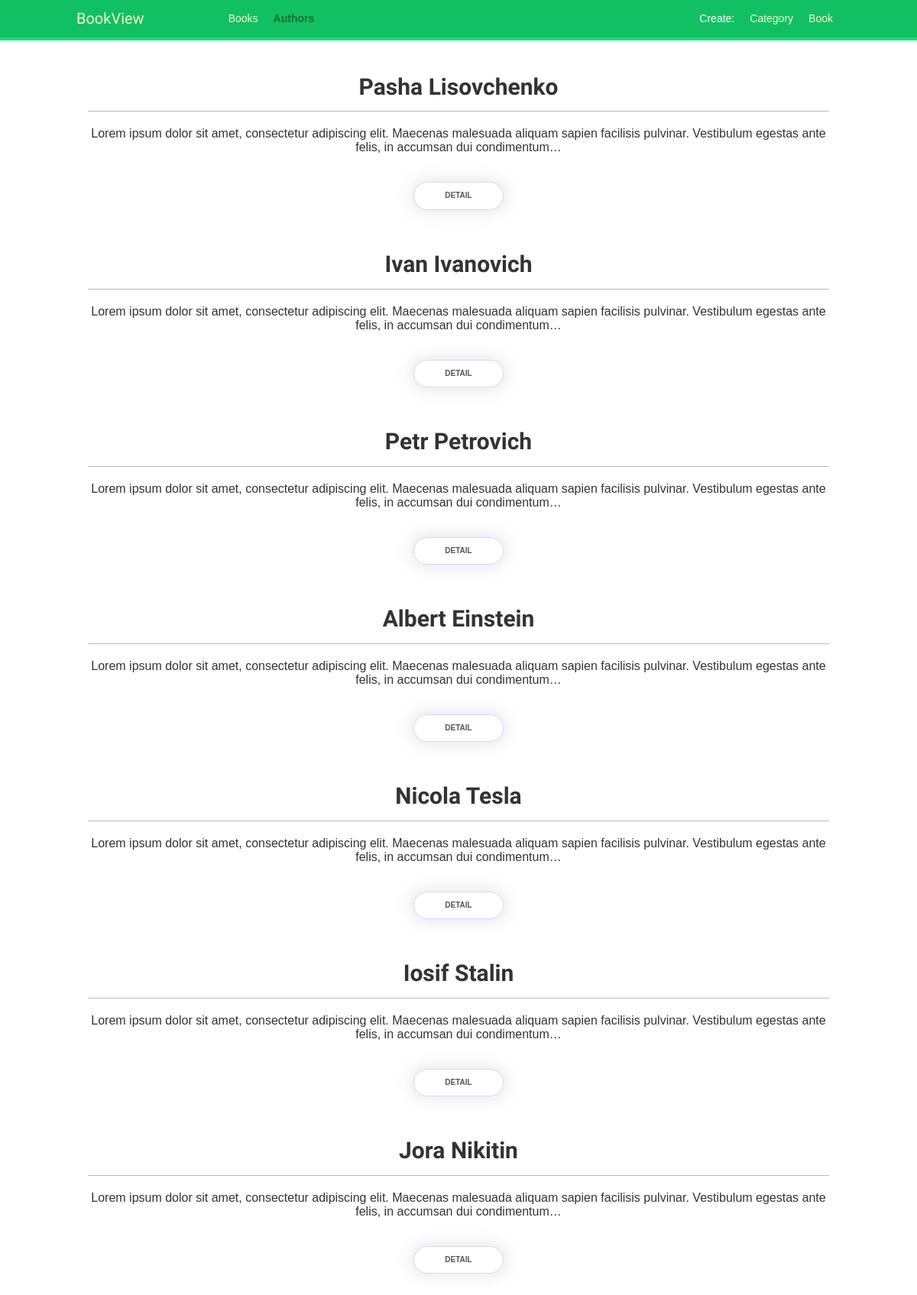
Page /books/authors/ on the committed database.
### books/models.py (models this page shows, shortened)
class Author(models.Model):
    first_name = models.CharField(max_length=48)
    last_name = models.CharField(max_length=48)
    slug = models.SlugField(max_length=250,
                            blank=True)
    bio = models.TextField(max_length=248)
    date = models.DateField()
    def get_absolute_url(self):
        return reverse('books:author_detail',
                       args=[self.slug])

### books/views.py (the view)
class AuthorListView(ListView):
    template_name = 'list_author.html'
    model = Author
    context_object_name = 'author'
    def get_context_data(self, **kwargs):
        context = super(AuthorListView, self).get_context_data(**kwargs)
        context['section'] = 'author'
        return context

### books/templates/list_author.html (shortened to what this page needs)
{% extends 'base.html' %}
{% block content %}
    <div class="row">
    {% for a in author%}
        <div class="col-md-12">
            <div class="author">
                <h1>{{a.first_name}} {{ a.last_name }}</h1>
                <p>{{a.bio|truncatechars:170}}</p>
                <a href="{{ a.get_absolute_url }}">
                   <button type="button" class="btn-book">Detail</button>
                </a>
                <br>
            </div>
        </div>
    {% endfor %}
    </div>
{% endblock %}

### books/static/css/style.css (style rules this page uses)
* { box-sizing: border-box; }
html { font-size: 10px; }
body { margin:0; padding:0; font-family:helvetica, sans-serif; }
p { line-height: 1.8rem; }
a { color:#12c064; text-decoration:none; }
h1, h2, h3, h4, h5 , h6 { font-family: 'Muli', sans-serif; font-weight:normal; }
h1 { border-bottom:1px solid #bbb; padding:0 0 1rem 0; margin:1rem 0 2rem 0; }
.btn-book { background-color: #ffffff; border: 1px solid rgb(215,219,232); color: #575456; text-transform: uppercase; font-size: 1rem; font-weight: 700; padding: 1rem 4rem; margin: 2rem 18rem 0; border-radius: 100px; transition: 0.2s; box-shadow: 0 0 18.69px 2.31px rgba(204, 204, 223, 0.5); }
.author { text-align: center; margin-bottom: 4rem; }
.author h1 { font-size: 3rem; font-weight: bold; }
.author p { font-size: 1.6rem; }

### rows in the picture
Author: first_name "Pasha", last_name "Lisovchenko", bio "Lorem ipsum dolor sit amet, consectetur adipiscing elit. Maecenas malesuada aliquam sapien facilisis pulvinar. Vestibulum egestas ante felis, in accumsan dui condimentum…"
Author: first_name "Ivan", last_name "Ivanovich", bio "Lorem ipsum dolor sit amet, consectetur adipiscing elit. Maecenas malesuada aliquam sapien facilisis pulvinar. Vestibulum egestas ante felis, in accumsan dui condimentum…"
Author: first_name "Petr", last_name "Petrovich", bio "Lorem ipsum dolor sit amet, consectetur adipiscing elit. Maecenas malesuada aliquam sapien facilisis pulvinar. Vestibulum egestas ante felis, in accumsan dui condimentum…"
Author: first_name "Albert", last_name "Einstein", bio "Lorem ipsum dolor sit amet, consectetur adipiscing elit. Maecenas malesuada aliquam sapien facilisis pulvinar. Vestibulum egestas ante felis, in accumsan dui condimentum…"
Author: first_name "Nicola", last_name "Tesla", bio "Lorem ipsum dolor sit amet, consectetur adipiscing elit. Maecenas malesuada aliquam sapien facilisis pulvinar. Vestibulum egestas ante felis, in accumsan dui condimentum…"
Author: first_name "Iosif", last_name "Stalin", bio "Lorem ipsum dolor sit amet, consectetur adipiscing elit. Maecenas malesuada aliquam sapien facilisis pulvinar. Vestibulum egestas ante felis, in accumsan dui condimentum…"
Author: first_name "Jora", last_name "Nikitin", bio "Lorem ipsum dolor sit amet, consectetur adipiscing elit. Maecenas malesuada aliquam sapien facilisis pulvinar. Vestibulum egestas ante felis, in accumsan dui condimentum…"
